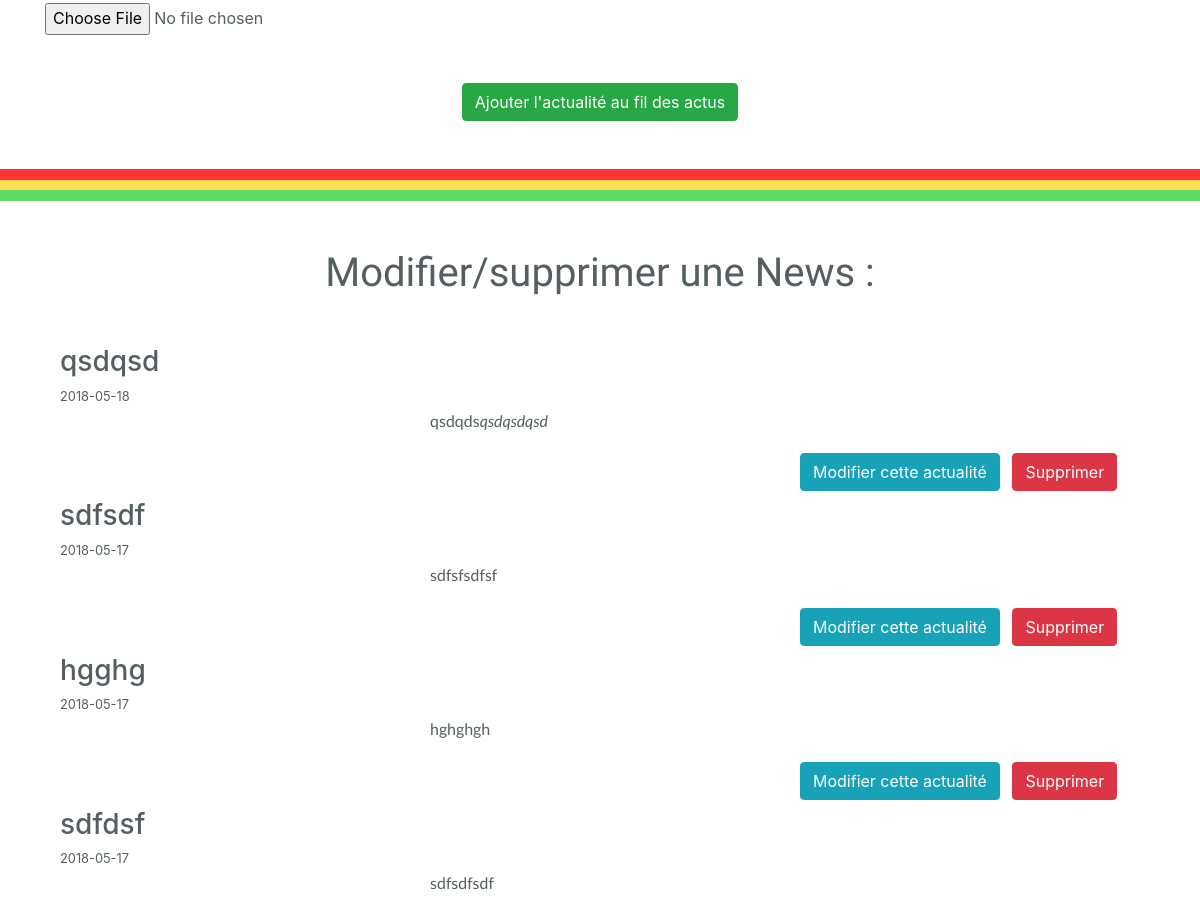
The page /admin/accueil/nos_actualites.php (signed in, middle part) on the database as committed earlier.
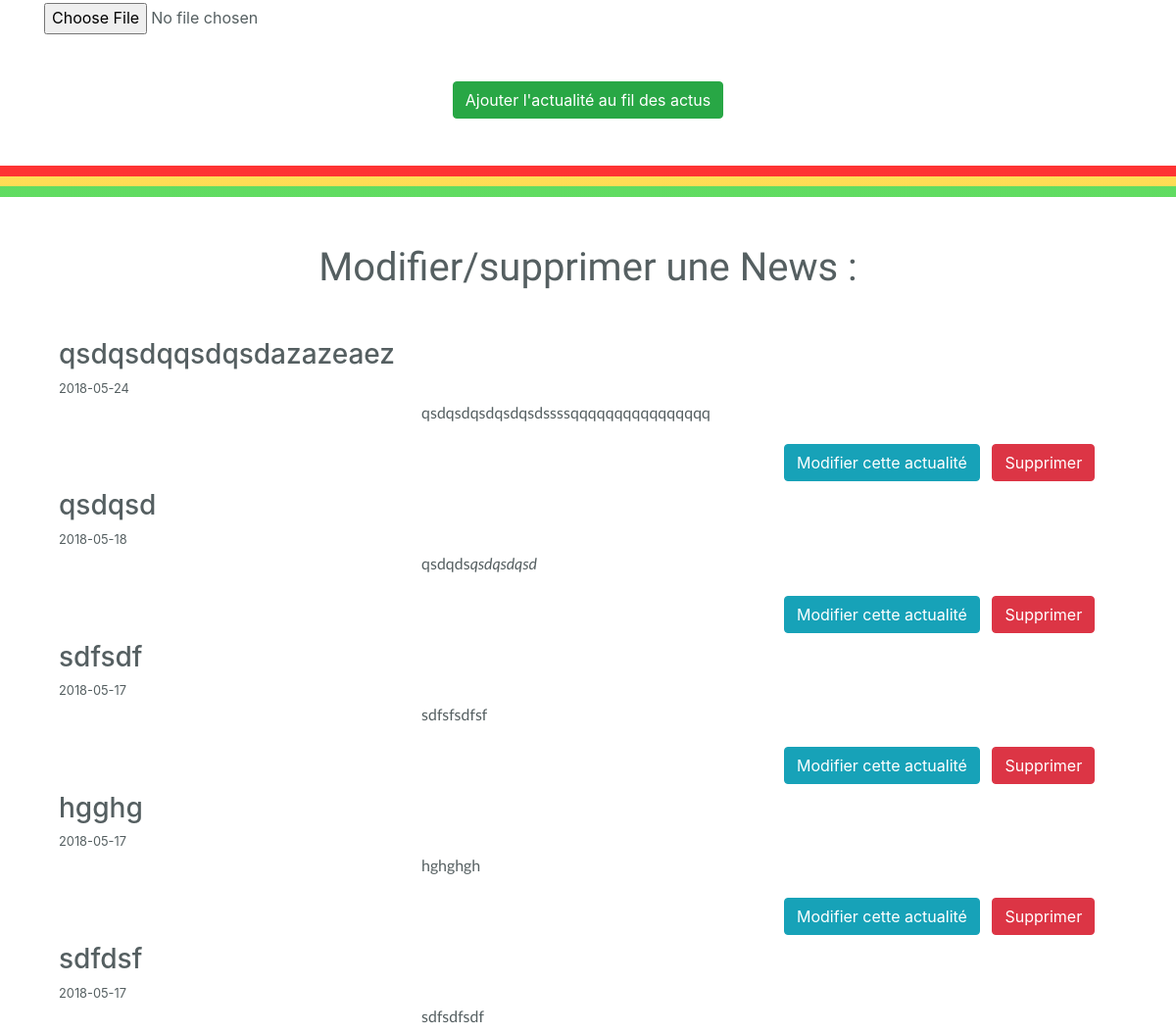
The same page on the database as committed later.
### tables this page shows
CREATE TABLE IF NOT EXISTS `wb_actu` (
  `id_actu` int(4) NOT NULL AUTO_INCREMENT,
  `actu_titre` varchar(255) NOT NULL,
  `actu_contenu` longtext NOT NULL,
  `actu_image` varchar(255) NOT NULL,
  `actu_date_creation` date NOT NULL,
  PRIMARY KEY (`id_actu`)
);

### admin/accueil/nos_actualites.php (the view, shortened to what this page needs)
<?php
$req_actu=$db->query("SELECT * FROM wb_actu ORDER BY id_actu DESC");
	$actu=$req_actu->fetchAll(PDO::FETCH_OBJ);
?>
    <!DOCTYPE html>
    <html lang="fr">
    <head>
        <?php
    require_once '../includes/css-head.php';
    ?>
    </head>
    <body>
            <div class="container">
                <form action="<?php echo $_SERVER['PHP_SELF']; ?>" method="post" enctype="multipart/form-data" class="upload-form">
                    <div class="form-group">
                        <input type="file" name="image" class="form-control-file input-file" id="image_actu" data-max-size="1048576" required>
                    </div>
                    <div class="control text-center mt-5">
                        <button type="submit" class="btn btn-success">Ajouter l'actualité au fil des actus</button>
                    </div>
                </form>
            </div>
    <div class="w-100 hr-guinea-flag my-5" style="height:2em"></div>
            <div class="container" >
                <h2 class="h1 text-center mb-5">Modifier/supprimer une News :</h2>
                <?php foreach ($actu as $actus): ?>
                <div class="news-box col-12 my-2 d-flex flex-column">
                    <p class="h3 titre-news">
                        <?= $actus->actu_titre ?>
                    </p>
                    <small><?= $actus->actu_date_creation ?></small>
                    <div class="row">
                        <div class="col-lg-4 my-auto">
                        </div>
                        <div class="col-lg-8">
                            <p>
                                <?= $actus->actu_contenu ?>
                            </p>
                        </div>
                        <div class="col-8 offset-4  col-xl-4 offset-xl-8 mt-1">
                            <a href="nos_actualites_modif.php?p=<?= $actus->id_actu ?>" class="btn btn-info">Modifier cette actualité</a>
                            <a href="nos_actualites_delete.php?p=<?= $actus->id_actu ?>" class="btn btn-danger mt-3 mt-sm-0 ml-sm-2" onclick="return confirm('ATTENTION !!! \nÊtes-vous sûr de vouloir supprimer cet article?')">Supprimer</a>
                        </div>
                    </div>
                </div>
                <?php
                        endforeach ;
                        ?>
            </div>
    </body>
    </html>

Rows that differ between the two databases and show on the page:
added wb_actu: actu_titre "qsdqsdqqsdqsdazazeaez", actu_date_creation "2018-05-24", actu_contenu "qsdqsdqsdqsdqsdssssqqqqqqqqqqqqqqqq"
